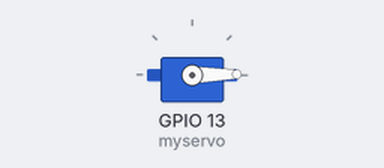
A sketch run on a simulated ESP32. Shown: servo.

Above: at 0.05 s.
At 2.65 s:
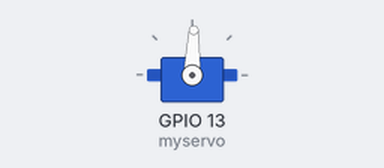
At 5.25 s:
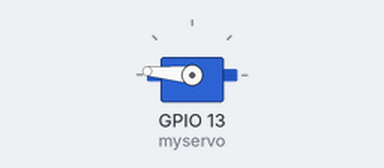
At 10.45 s:
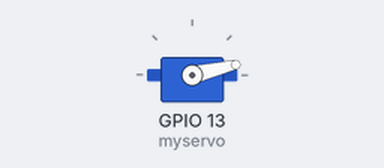
Timing chart, 0 to 14.1 s (numbered marks = the images above):
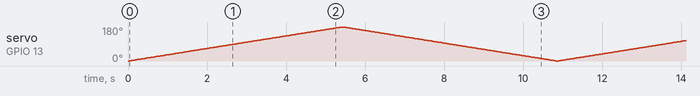

The sketch:

MG995ESP32.ino
```cpp
/*********
  Rui Santos
  Complete project details at https://randomnerdtutorials.com
  Written by BARRAGAN and modified by Scott Fitzgerald
*********/

#include <Servo.h>

Servo myservo;  // create servo object to control a servo
// twelve servo objects can be created on most boards

int pos = 0;    // variable to store the servo position

void setup() {
  myservo.attach(13);  // attaches the servo on pin 13 to the servo object
}

void loop() {
  for (pos = 0; pos <= 180; pos += 1) { // goes from 0 degrees to 180 degrees
    // in steps of 1 degree
    myservo.write(pos);              // tell servo to go to position in variable 'pos'
    delay(30);                       // waits 15ms for the servo to reach the position
  }
  for (pos = 180; pos >= 0; pos -= 1) { // goes from 180 degrees to 0 degrees
    myservo.write(pos);              // tell servo to go to position in variable 'pos'
    delay(30);                       // waits 15ms for the servo to reach the position
  }
}
```
